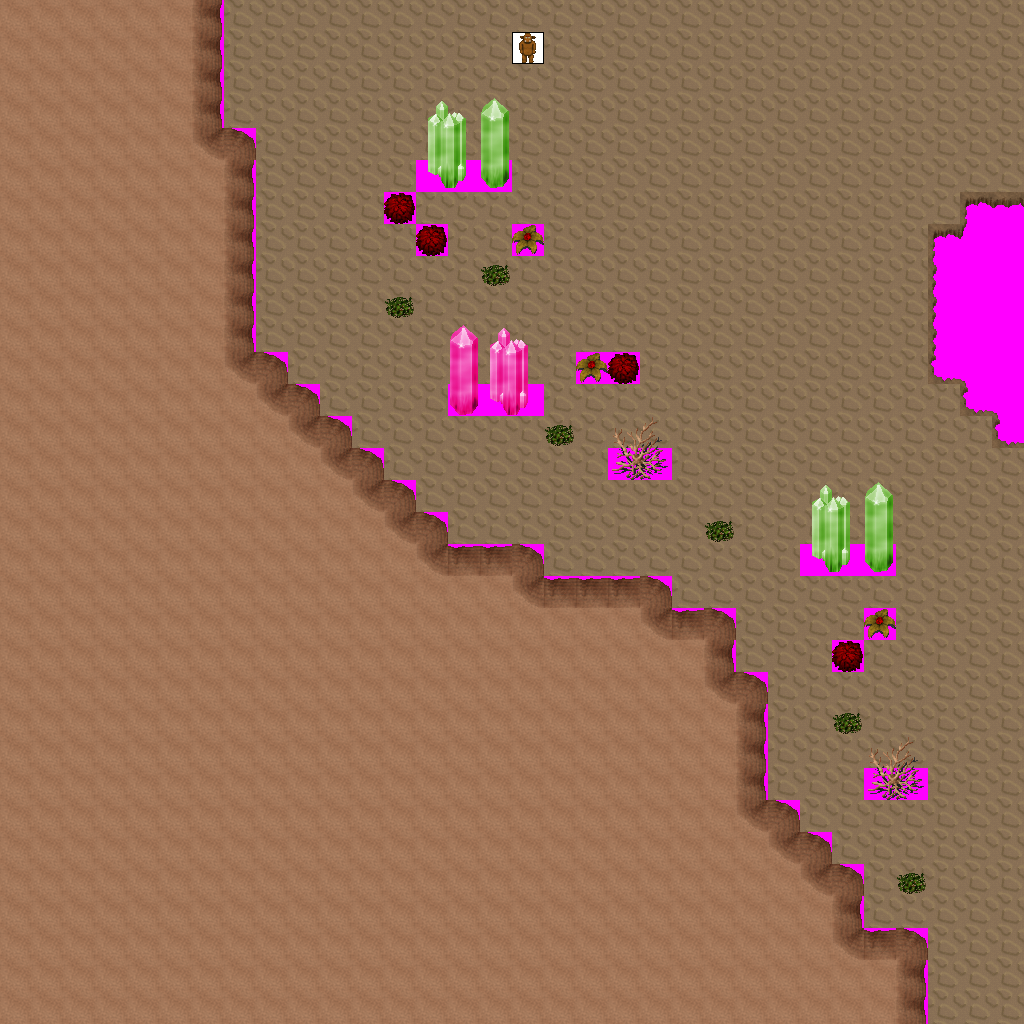

This is a level from a 2D game, rendered from its Tiled map with the project's own tilesets. A one-line summary and the map file follow, with tile-layer data summarised:
An orthogonal 32x32 tile map with 32x32 px tiles, 7 tile layers (Ground, Objects, Above, Walkable, ...), 9 tilesets and 6 objects (3x newmap, from_west_0, from_west_1, from_north_0).

<map version="1.0" orientation="orthogonal" width="32" height="32" tilewidth="32" tileheight="32">
 <tileset firstgid="1" name="ground_brown" tilewidth="32" tileheight="32">
  <image source="../drawable/ground_brown.png" width="160" height="32" />
 </tileset>
 <tileset firstgid="6" name="plant_bush_various_small" tilewidth="32" tileheight="32">
  <image source="../drawable/plant_bush_various_small.png" width="96" height="96" />
 </tileset>
 <tileset firstgid="15" name="ground_fire_fire" tilewidth="32" tileheight="32">
  <image source="../drawable/ground_fire_fire.png" width="96" height="288" />
 </tileset>
 <tileset firstgid="42" name="logic_creature_troll" tilewidth="32" tileheight="32">
  <image source="../drawable/logic_creature_troll.png" width="128" height="32" />
 </tileset>
 <tileset firstgid="46" name="ground_rock_green_crystal" tilewidth="32" tileheight="32">
  <image source="../drawable/ground_rock_green_crystal.png" width="96" height="96" />
 </tileset>
 <tileset firstgid="55" name="ground_rock_pink_crystal" tilewidth="32" tileheight="32">
  <image source="../drawable/ground_rock_pink_crystal.png" width="96" height="96" />
 </tileset>
 <tileset firstgid="64" name="building_wall_int_clay" tilewidth="32" tileheight="32">
  <image source="../drawable/building_wall_int_clay.png" width="320" height="320" />
 </tileset>
 <tileset firstgid="164" name="building_wall_int_sandstone" tilewidth="32" tileheight="32">
  <image source="../drawable/building_wall_int_sandstone.png" width="96" height="160" />
 </tileset>
 <tileset firstgid="179" name="walkable_sentinel" tilewidth="32" tileheight="32">
  <image source="../drawable/walkable_sentinel.png" width="32" height="32" />
 </tileset>
 <layer name="Ground" width="32" height="32">
  <data>[1024 cells, 1024 non-empty, 3 distinct tile ids]</data>
 </layer>
 <layer name="Objects" width="32" height="32">
  <data>[1024 cells, 0 non-empty, 0 distinct tile ids]</data>
 </layer>
 <layer name="Above" width="32" height="32">
  <data>[1024 cells, 22 non-empty, 14 distinct tile ids]</data>
 </layer>
 <layer name="Walkable" width="32" height="32">
  <data>[1024 cells, 565 non-empty, 1 distinct tile ids]</data>
 </layer>
 <layer name="Objects_stendhal" width="32" height="32">
  <data>[1024 cells, 563 non-empty, 22 distinct tile ids]</data>
 </layer>
 <layer name="Above_stendhal" width="32" height="32">
  <data>[1024 cells, 0 non-empty, 0 distinct tile ids]</data>
 </layer>
 <layer name="Objects_stendhal2" width="32" height="32">
  <data>[1024 cells, 1 non-empty, 1 distinct tile ids]</data>
 </layer>
 <objectgroup name="Mapevents" width="32" height="32">
  <object name="exit_east_0" type="newmap" x="992" y="0" width="32" height="192">
   <properties>
    <property name="map" value="level_1_fado_great_cave_e2_x2_y0" />
    <property name="place" value="from_east_0" />
   </properties>
  </object>
  <object name="exit_east_1" type="newmap" x="992" y="480" width="32" height="544">
   <properties>
    <property name="map" value="level_1_fado_great_cave_e2_x2_y0" />
    <property name="place" value="from_east_1" />
   </properties>
  </object>
  <object name="exit_south_0" type="newmap" x="928" y="992" width="96" height="32">
   <properties>
    <property name="map" value="level_1_fado_great_cave_e2_x1_y1" />
    <property name="place" value="from_south_0" />
   </properties>
  </object>
 </objectgroup>
 <objectgroup name="Spawn" width="32" height="32">
  <object name="from_west_0" x="992" y="96" width="32" height="32" />
  <object name="from_west_1" x="992" y="736" width="32" height="32" />
  <object name="from_north_0" x="960" y="992" width="32" height="32" />
 </objectgroup>
 <objectgroup name="Keys" width="32" height="32" />
 <objectgroup name="Replace" width="32" height="32" />
</map>
